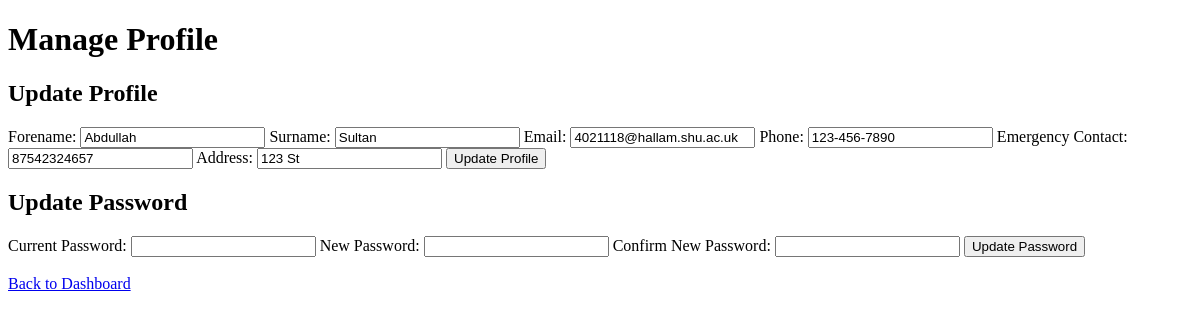
/guest_dashboard/manage_profile.php, run on an earlier commit of the app's database.
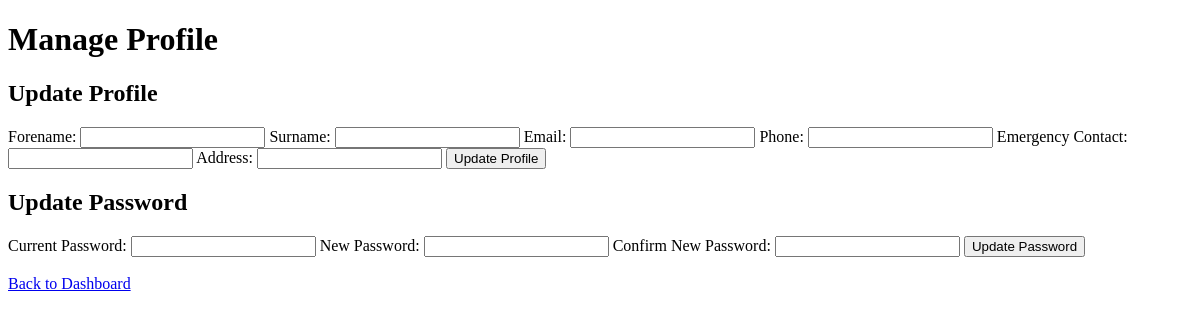
And on a later commit of the database.
### tables this page shows
CREATE TABLE users (
    user_id INTEGER PRIMARY KEY AUTOINCREMENT NOT NULL,
    forename TEXT NOT NULL,
	surname TEXT NOT NULL,
    email TEXT UNIQUE NOT NULL,
    phone TEXT NOT NULL,
	emergency_contact TEXT NOT NULL,
    address TEXT NOT NULL,
    role TEXT CHECK(role IN ('owner', 'admin', 'guest')) NOT NULL DEFAULT 'guest',
    password TEXT NOT NULL
);

### guest_dashboard/manage_profile.php (the view, shortened to what this page needs)
<?php
$db = new SQLite3(__DIR__ . '/../luckynest.db');
$userId = 1;
$stmt = $db->prepare("SELECT * FROM users WHERE user_id = :userId");
$stmt->bindValue(':userId', $userId, SQLITE3_INTEGER);
$result = $stmt->execute();
$userData = $result->fetchArray(SQLITE3_ASSOC);
?>
<!doctype html>
<html lang="en">
<head>
    <link rel="stylesheet" href="css/styles.css">
</head>
<body>
    <div class="manage-default">
        <h1>Manage Profile</h1>
        <h2>Update Profile</h2>
        <form method="POST" action="manage_profile.php">
            <label for="forename">Forename:</label>
            <input type="text" id="forename" name="forename" value="<?php echo htmlspecialchars($userData['forename']); ?>" required>
            <label for="surname">Surname:</label>
            <input type="text" id="surname" name="surname" value="<?php echo htmlspecialchars($userData['surname']); ?>" required>
            <label for="email">Email:</label>
            <input type="email" id="email" name="email" value="<?php echo htmlspecialchars($userData['email']); ?>" required>
            <label for="phone">Phone:</label>
            <input type="text" id="phone" name="phone" value="<?php echo htmlspecialchars($userData['phone']); ?>" required>
            <label for="emergency_contact">Emergency Contact:</label>
            <input type="text" id="emergency_contact" name="emergency_contact" value="<?php echo htmlspecialchars($userData['emergency_contact']); ?>" required>
            <label for="address">Address:</label>
            <input type="text" id="address" name="address" value="<?php echo htmlspecialchars($userData['address']); ?>" required>
            <button type="submit" class="update-button">Update Profile</button>
        </form>
        <h2>Update Password</h2>
        <form method="POST" action="manage_profile.php">
            <label for="current_password">Current Password:</label>
            <input type="password" id="current_password" name="current_password" required>
            <label for="new_password">New Password:</label>
            <input type="password" id="new_password" name="new_password" required>
            <label for="confirm_password">Confirm New Password:</label>
            <input type="password" id="confirm_password" name="confirm_password" required>
            <button type="submit" class="update-button">Update Password</button>
        </form>
        <br>
        <a href="guest_dashboard.php" class="button">Back to Dashboard</a>
    </div>
</body>
</html>

What changed in the data, as far as the page shows it:
removed users: forename "Abdullah", surname "Sultan", email "4021118@hallam.shu.ac.uk", phone "123-456-7890", emergency_contact "87542324657", address "123 St"
